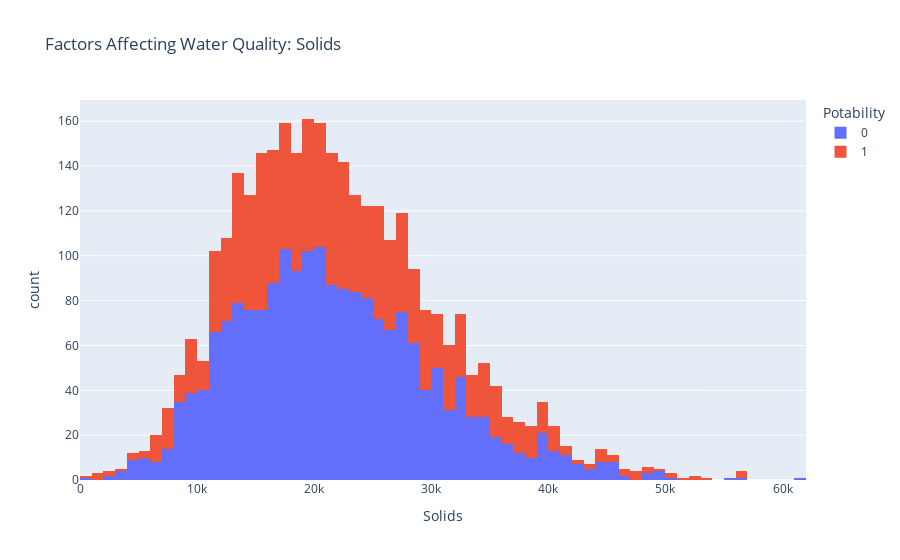

The notebook cell this image was saved under:
### Markdown cell above
Độ cứng của nước thường phụ thuộc vào nguồn nước, nhưng nước có độ cứng từ 120-200 miligams là có thể uống được.

### Code cell
figure = px.histogram(data, x = "Solids", 
                      color = "Potability", 
                      title= "Factors Affecting Water Quality: Solids")
figure.show()

### Figure 1 — Plotly figure (JSON) as saved in the notebook; plotly's stock layout.template omitted (floating-point values rounded to 4 significant figures; data arrays with more than 128 entries replaced by an {"elided": "..."} marker saying what was removed)
{"data": [{"alignmentgroup": "True", "bingroup": "x", "hovertemplate": "Potability=0<br>Solids=%{x}<br>count=%{y}<extra></extra>", "legendgroup": "0", "marker": {"color": "#636efa", "pattern": {"shape": ""}}, "name": "0", "offsetgroup": "0", "orientation": "v", "showlegend": true, "type": "histogram", "x": {"elided": "1998 float values"}, "xaxis": "x", "yaxis": "y"}, {"alignmentgroup": "True", "bingroup": "x", "hovertemplate": "Potability=1<br>Solids=%{x}<br>count=%{y}<extra></extra>", "legendgroup": "1", "marker": {"color": "#EF553B", "pattern": {"shape": ""}}, "name": "1", "offsetgroup": "1", "orientation": "v", "showlegend": true, "type": "histogram", "x": {"elided": "1278 float values"}, "xaxis": "x", "yaxis": "y"}], "layout": {"autosize": true, "barmode": "relative", "legend": {"title": {"text": "Potability"}, "tracegroupgap": 0}, "title": {"text": "Factors Affecting Water Quality: Solids"}, "xaxis": {"anchor": "y", "autorange": true, "domain": [0, 1], "range": [0, 62000], "title": {"text": "Solids"}, "type": "linear"}, "yaxis": {"anchor": "x", "autorange": true, "domain": [0, 1], "range": [0, 169.5], "title": {"text": "count"}}}}
